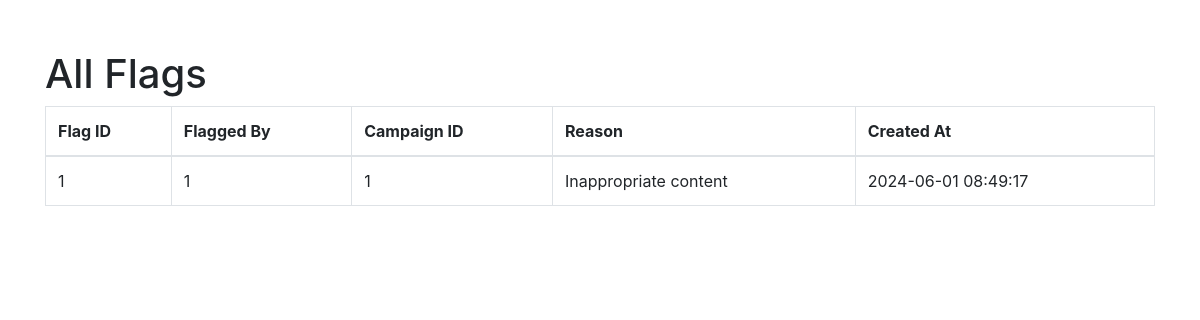
Screenshot of /admin/allcampaignflags (signed in) with the database file from the repository.
### models.py (models this page shows, shortened)
class CampaignFlag(db.Model):
    __tablename__ = "campaign_flags"
    flag_id = db.Column(db.Integer, primary_key=True, autoincrement=True)
    flagged_by = db.Column(db.Integer, db.ForeignKey("users.user_id"), nullable=False)
    campaign_id = db.Column(
        db.Integer, db.ForeignKey("campaigns.campaign_id"), nullable=False
    )
    reason = db.Column(db.Text)
    created_at = db.Column(db.TIMESTAMP, default=db.func.current_timestamp())

### admin.py (the view)
@admin.route('/allcampaignflags')
def all_campaign_flags():
    if "user_name" in session and "role" in session:
        if session["role"] == "admin":
            flags = CampaignFlag.query.all()
            return render_template("admin_allcampaignflags.html", flags=flags)
    flash("Please Login !","faliled")
    return redirect(url_for("home"))

### app.py (called while the page is built)
@app.before_request
def create_tables():
    init_db(app)

### models.py (called while the page is built, shortened)
def init_db(app):
    with app.app_context():
        db.create_all()

### templates/admin_allcampaignflags.html (shortened to what this page needs)
<!DOCTYPE html>
<html lang="en">
<head>
    <link rel="stylesheet" href="https://stackpath.bootstrapcdn.com/bootstrap/4.3.1/css/bootstrap.min.css">
</head>
<body>
    <div class="container">
        <h1>All Flags</h1>
        <table class="table table-bordered">
            <thead>
                <tr>
                    <th>Flag ID</th>
                    <th>Flagged By</th>
                    <th>Campaign ID</th>
                    <th>Reason</th>
                    <th>Created At</th>
                </tr>
            </thead>
            <tbody>
                {% for flag in flags %}
                <tr>
                    <td>{{ flag.flag_id }}</td>
                    <td>{{ flag.flagged_by }}</td>
                    <td>{{ flag.campaign_id }}</td>
                    <td>{{ flag.reason }}</td>
                    <td>{{ flag.created_at }}</td>
                </tr>
                {% endfor %}
            </tbody>
        </table>
    </div>
</body>
</html>

### templates/admin_allcampaignflags.html (style rules this page uses)
.container { margin-top: 50px; }

### rows the page displays
CampaignFlag: flag_id "1", flagged_by "1", campaign_id "1", reason "Inappropriate content", created_at "2024-06-01 08:49:17"
